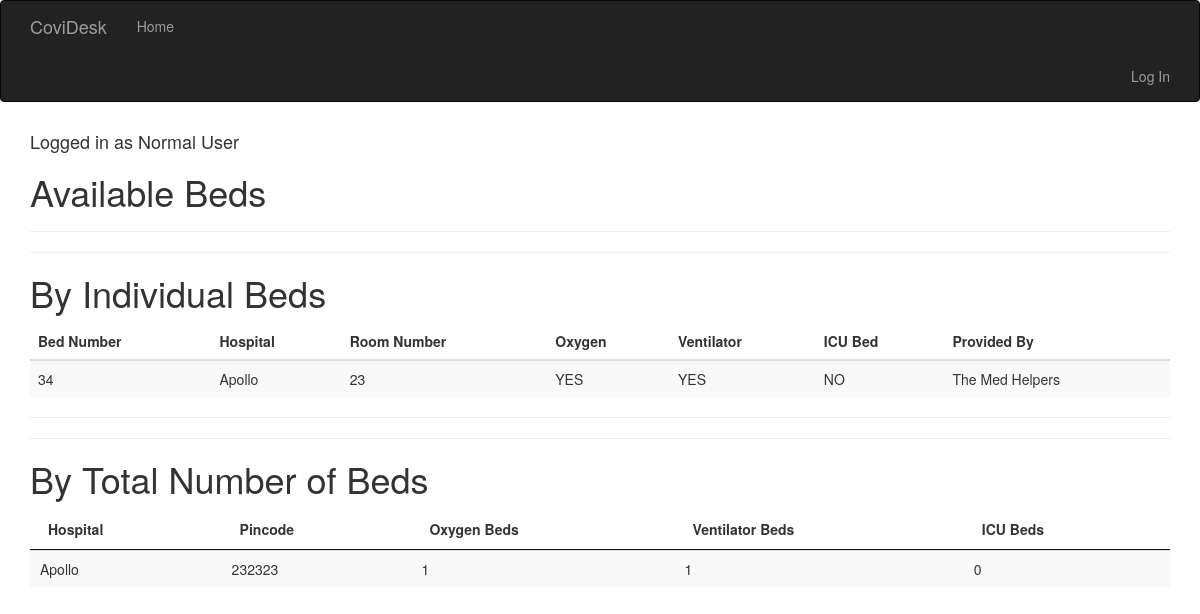
The page / on the database its author committed.
### app/models.py (models this page shows, shortened)
class AvailableBeds(db.Model):
    __tablename__ = 'AvailableBeds'
    id = db.Column(db.Integer, primary_key=True)
    number = db.Column(db.Integer, nullable=False)
    room_no = db.Column(db.String(8), nullable=False)
    with_oxygen = db.Column(db.Boolean, nullable=False)
    is_icu = db.Column(db.Boolean, nullable=False)
    with_ventilators = db.Column(db.Boolean, nullable=False)
    ngo_id = db.Column(db.Integer, db.ForeignKey('ngos.id'))
    hospital_id = db.Column(db.Integer, db.ForeignKey('Hospital.id'))

class Hospital(db.Model):
    __tablename__ = 'Hospital'
    id = db.Column(db.Integer, primary_key=True)
    name = db.Column(db.String(64), nullable=False)
    pincode = db.Column(db.Integer, nullable=False)
    available_beds = db.relationship('AvailableBeds', backref='hospital', lazy = 'dynamic')

class NGOs(UserMixin,db.Model):
    __tablename__ = 'ngos'
    id = db.Column(db.Integer, primary_key=True)
    name = db.Column(db.String(64), unique=True,
                    index=True, nullable=False)
    email = db.Column(db.String(64), unique=True,
                    nullable=False)
    pincode = db.Column(db.Integer, nullable=False)
    password_hash = db.Column(db.String(128))
    available_beds = db.relationship('AvailableBeds',
                    backref='ngo')
    @property
    def password(self):
        raise AttributeError('password is not a readable attribute')

### app/main/views.py (the view)
@main.route('/')
def index():
    if not session.get('name'):
        name = "Normal User"
    else:
        name = session.get('name')
    return render_template('index.html', name=name, beds=AvailableBeds.query.all()[::-1], hospitals=Hospital.query.all(), len=len), 200

### app/templates/index.html (shortened to what this page needs)
{% extends "base.html" %}
{% block page_content %}
    <h4>Logged in as {{ name }}</h4>
    <h1>Available Beds</h1>
    <hr><hr>
    <h1>By Individual Beds</h1>
    <table id="data" class="table table-striped">
        <thead>
          <tr>
            <th>Bed Number</th>
            <th>Hospital</th>
            <th>Room Number</th>
            <th>Oxygen</th>
            <th>Ventilator</th>
            <th>ICU Bed</th>
            <th>Provided By</th>
          </tr>
        </thead>
        <tbody>
          {% for bed in beds %}
            <tr>
              <td>{{ bed.number }}</td>
              <td>{{ bed.hospital.name }}</td>
              <td>{{ bed.room_no }}</td>
              <td>{{ "YES" if bed.with_oxygen else "NO"}}</td>
              <td>{{ "YES" if bed.with_ventilators else "NO"}}</td>
              <td>{{ "YES" if bed.is_icu else "NO"}}</td>
              <td>{{ bed.ngo.name }}</td>
            </tr>
          {% endfor %}
        </tbody>
      </table>
      <hr><hr>
      <h1>By Total Number of Beds</h1>
    <table id="data-2" class="table table-striped">
        <thead>
          <tr>
            <th>Hospital</th>
            <th>Pincode</th>
            <th>Oxygen Beds</th>
            <th>Ventilator Beds</th>
            <th>ICU Beds</th>
          </tr>
        </thead>
        <tbody>
          {% for hospital in hospitals %}
            <tr>
              <td>{{ hospital.name }}</td>
              <td>{{ hospital.pincode }}</td>
              <td>{{ len(hospital.available_beds.filter_by(with_oxygen=True).all()) }}</td>
              <td>{{ len(hospital.available_beds.filter_by(with_ventilators=True).all()) }}</td>
              <td>{{ len(hospital.available_beds.filter_by(is_icu=True).all()) }}</td>
            </tr>
          {% endfor %}
        </tbody>
      </table>
{% endblock %}

### app/templates/base.html (shortened to what this page needs)
{% extends "bootstrap/base.html" %}
{% block styles %}
{{super()}}
<link rel="stylesheet" type="text/css" href="{{url_for('static',filename='datatables.css')}}">
{% endblock %}
{% block navbar %}
<div class="navbar navbar-inverse" role="navigation">
    <div class="container">
        <div class="navbar-header">
            <a class="navbar-brand" href="/">CoviDesk</a>
        </div>
        <div class="navbar-collapse collapse">
            <ul class="nav navbar-nav">
                <li><a href="/">Home</a></li>
            </ul>
        </div>
        <ul class="nav navbar-nav navbar-right">
            {% if current_user.is_authenticated %}
            <li><a href="{{ url_for('auth.logout') }}">Log Out</a></li>
            {% else %}
            <li><a href="{{ url_for('auth.login') }}">Log In</a></li>
            {% endif %}
        </ul>
    </div>
</div>
{% endblock %}
{% block content %}
<div class="container">
    {% block page_content %}{% endblock %}
</div>
{% endblock %}

### app/static/datatables.css (style rules this page uses)
table.dataTable { width: 100%; margin: 0 auto; clear: both; border-collapse: separate; border-spacing: 0; }
table.dataTable thead th, table.dataTable tfoot th { font-weight: bold; }
table.dataTable thead th, table.dataTable thead td { padding: 10px 18px; border-bottom: 1px solid #111; }
table.dataTable tbody tr { background-color: #ffffff; }
table.dataTable tbody th, table.dataTable tbody td { padding: 8px 10px; }
table.dataTable th, table.dataTable td { box-sizing: content-box; }

### rows shown on the page
AvailableBeds: number "34", hospital.name "Apollo", room_no "23", with_oxygen "YES", with_ventilators "YES", is_icu "NO", ngo.name "The Med Helpers"
Hospital: name "Apollo", pincode "232323", id "1", available_beds "0"

### other values the page prints
{{ name }} "Normal User"
